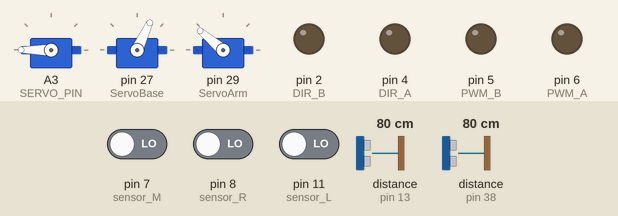
Recording of a sketch running on a simulated Arduino Mega 2560, built with avr-gcc and run on an emulated ATmega2560. Parts: 3 × servo, output pins drawn as LEDs (lit = HIGH). The test bench sets the inputs (shaded band); at power-on: pin 8 (sensor_R) LOW, distance to the obstacle (sensors on pin 13, pin 38) 80 cm, pin 11 (sensor_L) LOW, pin 7 (sensor_M) LOW. The echo pulse lasts 58.3 µs per cm; pins used as bus, display or sensor lines are not drawn; what the sketch prints to the serial monitor is not drawn.

Above: at 9.5 s.
9.6 s: pin 8 (sensor_R) driven HIGH
At 16.5 s:
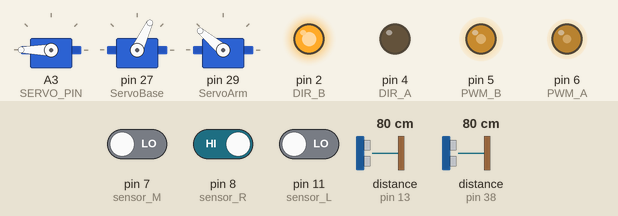
18.3 s: distance to the obstacle (sensor on pin 13) set to 14 cm
26.7 s: distance to the obstacle (sensor on pin 13) set to 11 cm
At 28.0 s:
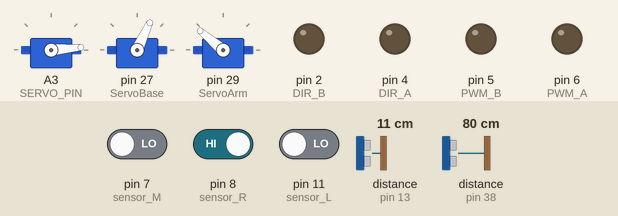
40.6 s: pin 11 (sensor_L) driven HIGH
54.6 s: pin 8 (sensor_R) driven LOW
At 55.1 s:
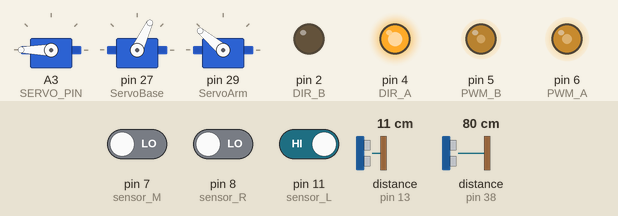
Timing chart, 0 to 57.6 s (numbered marks = the images above; inputs shaded):
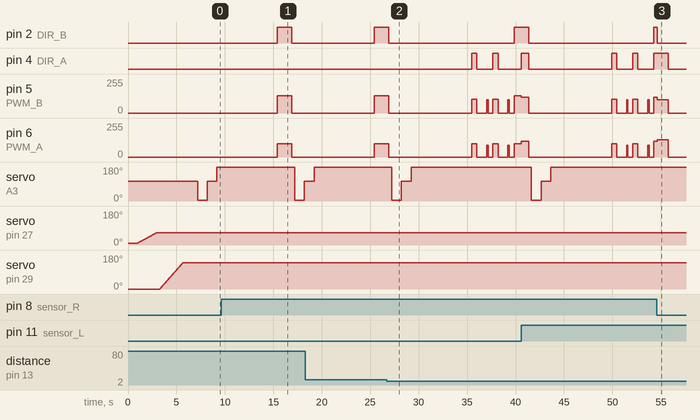

Measured:
- the behaviour switches between 13 and 12 cm on distance to the obstacle (sensor on pin 13) (found by bisection; images 1 and 2)
- after the input at 9.6 s, pin 4 (DIR_A): stays LOW (without the input it goes to HIGH after 5.8 s)
- after the input at 26.7 s, pin 4 (DIR_A): alternates HIGH for 0.53 s and LOW for 1.7 s, starting after 8.8 s; servo on A3 (SERVO_PIN): goes on until 29.2 s, then stays 180°
- after the input at 54.6 s, pin 2 (DIR_B): HIGH → LOW after 0.01 s instead of 1.2 s; pin 5 (PWM_B): 120/255 → 100/255 at once, → 0/255 1.2 s later; pin 6 (PWM_A): 120/255 → 130/255 at once, → 0/255 1.2 s later

The sketch:

VF_CodeV4_CLEANED_V2.ino
```cpp
/*#include <Servo.h>
Servo ServoBase;
Servo ServoArm;


int angleBase = 10;  // Angle actuel de ServoBase
int angleArm = 0;   // Angle actuel de ServoArm

// Déplacement fluide d’un servo (utilisé pour les 2 servos)
void moveServo(Servo &servo, int &angleActuel, int angleFinal, int dureeMs) {
  int nombreDePas = abs(angleFinal - angleActuel);
  if (nombreDePas == 0) return;


  int delaiParPas = dureeMs / nombreDePas;
  int direction = (angleFinal > angleActuel) ? 1 : -1;


  for (int i = 0; i < nombreDePas; i++) {
    angleActuel += direction;
    servo.write(angleActuel);
    delay(delaiParPas);
  }
}


// Pour le servo de base
void DeployBase() {
  moveServo(ServoBase, angleBase, 65, 2000);
}


void HideBase() {
  moveServo(ServoBase, angleBase, 0, 2000);
}


// Pour le servo du bras
void DeployArm() {
  moveServo(ServoArm, angleArm, 140, 2500);
}


void HideArm() {
  moveServo(ServoArm, angleArm, 0, 2500);
}


void setup() {
  ServoBase.attach(27); // Signal du servo base sur D27
  ServoArm.attach(29);  // Signal du servo bras sur D29


  ServoBase.write(angleBase);
  ServoArm.write(angleArm);

  delay(500);

  DeployBase();
  delay(300);
  DeployArm();
  delay(500); // Laisse le bras stabilisé avant de lancer la suite
}


void loop() {
}
*/

#include <Servo.h>

// === Définition des pins ===
#define SERVO_PIN A3
#define TRIG_AVANT 12
#define ECHO_AVANT 13
#define TRIG_ARRIERE 39
#define ECHO_ARRIERE 38

// === Définition des ServoMoteur===
Servo monServo;

Servo ServoBase;
Servo ServoArm;

int angleBase = 10;  // Angle actuel de ServoBase
int angleArm = 0;   // Angle actuel de ServoArm

// === Définition des capteurs et directions ===
int etat[4] = { 0, 0, 0, 0 };  // état global : [devant, droite, arrière, gauche]

int stateDroite = 0;
int stateGauche = 0;
int stateDevant = 0;
int stateArriere = 0;
long distDroite = 0;
long distDevant = 0;
long distGauche = 0;
long distArriere = 0;

// === Variable Chaine X ===
int accel_x = 0;
int accel_y = 0;
int Esc = 0;

// === Tag et Drapeau ===
float lastPredictionTag = 0.0;
bool predictionReceived = false;

// === Définition des broches moteur ===
const int DIR_B = 2;  // Direction moteur gauche
const int PWM_B = 5;  // PWM moteur gauche
const int DIR_A = 4;  // Direction moteur droite
const int PWM_A = 6;  // PWM moteur droite


// === Capteurs ligne ===
int sensor_L = 11;
int sensor_M = 7;
int sensor_R = 8;
int L_val, M_val, R_val;

// === TempoRecentrage ===
int TempoRecentrage = 150;

// === Définir le type Direction ===
enum Direction { UP,
                 RIGHT,
                 DOWN,
                 LEFT };
Direction priorites[4] = { UP, RIGHT, DOWN, LEFT };

// === Prototypes des fonctions ===
void toutDroit(int duree = 1500);
void tournerDroite90(int vitesseG = 90, int vitesseD = 95, int duree = 430);
void tournerGauche90(int vitesseD = 100, int vitesseG = 105, int duree = 525);
void demiTour180();
void arreter();
void correctionSuiviLigne();
void appliquerDeplacement(Direction dir);
void executerMouvement(Direction finale);

// Déplacement fluide d’un servo (utilisé pour les 2 servos)
void moveServo(Servo &servo, int &angleActuel, int angleFinal, int dureeMs) {
  int nombreDePas = abs(angleFinal - angleActuel);
  if (nombreDePas == 0) return;


  int delaiParPas = dureeMs / nombreDePas;
  int direction = (angleFinal > angleActuel) ? 1 : -1;


  for (int i = 0; i < nombreDePas; i++) {
    angleActuel += direction;
    servo.write(angleActuel);
    delay(delaiParPas);
  }
}


// Pour le servo de base
void DeployBase() {
  moveServo(ServoBase, angleBase, 65, 2000);
}


void HideBase() {
  moveServo(ServoBase, angleBase, 0, 2000);
}


// Pour le servo du bras
void DeployArm() {
  moveServo(ServoArm, angleArm, 140, 2500);
}


void HideArm() {
  moveServo(ServoArm, angleArm, 0, 2500);
}

void initialiserBras() {
  ServoBase.attach(27); // Signal du servo base sur D27
  ServoArm.attach(29);  // Signal du servo bras sur D29

  ServoBase.write(angleBase);
  ServoArm.write(angleArm);
  delay(500);

  DeployBase();
  delay(300);
  DeployArm();
  delay(500); // Laisse le bras stabilisé avant de lancer la suite
}

// === Fonctions utilitaires ===
String directionToString(Direction dir) {
  switch (dir) {
    case UP: return "UP";
    case RIGHT: return "RIGHT";
    case DOWN: return "DOWN";
    case LEFT: return "LEFT";
    default: return "UNKNOWN";
  }
}

Direction convertirSortieIA(float val) {
  if (val == 0.0) return UP;
  else if (val == 0.25) return RIGHT;
  else if (val == 0.5) return DOWN;
  else if (val == 0.75) return LEFT;
  else return UP;  // fallback
}

Direction filtrerPrediction(Direction prediction, int etat[]) {
  if (etat[prediction] == 0) {
    return prediction;
  }
  Serial.print("❌ Direction IA bloquée : ");
  Serial.println(directionToString(prediction));

  for (int i = 0; i < 4; i++) {
    Direction alt = priorites[i];
    if (etat[alt] == 0) {
      Serial.print("⚠️ Direction alternative : ");
      Serial.println(directionToString(alt));
      return alt;
    }
  }
  Serial.println("❌ Aucune direction libre !");
  return prediction;
}

void executerMouvement(Direction finale) {
  Serial.println("🚀 Exécution du déplacement...");

  switch (finale) {
    case UP:
      Serial.println("🟢 Avancer tout droit !");
      toutDroit();
      break;

    case RIGHT:
      Serial.println("🟡 Tourner à DROITE + Avancer !");
      tournerDroite90();
      delay(500);
      toutDroit();
      break;

    case DOWN:
      Serial.println("🔴 Demi-tour (180°) + Avancer !");
      demiTour180();
      delay(500);
      toutDroit();
      break;

    case LEFT:
      Serial.println("🔵 Tourner à GAUCHE + Avancer !");
      tournerGauche90();
      delay(500);
      toutDroit();
      break;
  }
}


void appliquerDeplacement(Direction dir) {
  switch (dir) {
    case UP:
      accel_y = -1;
      accel_x = 0;
      break;
    case DOWN:
      accel_y = 1;
      accel_x = 0;
      break;
    case RIGHT:
      accel_x = 1;
      accel_y = 0;
      break;
    case LEFT:
      accel_x = -1;
      accel_y = 0;
      break;
  }
}

void toutDroit(int duree = 1500) {
  unsigned long debut = millis();
  unsigned long dernierCorrection = 0;
  const unsigned long intervalCorrection = 20;

  while (millis() - debut < duree) {
    if (millis() - dernierCorrection >= intervalCorrection) {
      correctionSuiviLigne();
      dernierCorrection = millis();
    }
  }

  arreter();
}


void tournerDroite90(int vitesseG = 90, int vitesseD = 95, int duree = 430) {
  delay(100);
  digitalWrite(DIR_B, HIGH);
  analogWrite(PWM_B, vitesseG);
  digitalWrite(DIR_A, LOW);
  analogWrite(PWM_A, vitesseD);
  delay(duree);
  arreter();
  delay(700);
  digitalWrite(DIR_B, LOW);
  analogWrite(PWM_B, 90);
  digitalWrite(DIR_A, LOW);
  analogWrite(PWM_A, 85);
  delay(TempoRecentrage);
  arreter();
}

void tournerGauche90(int vitesseD = 100, int vitesseG = 105, int duree = 525) {
  digitalWrite(DIR_B, LOW);
  analogWrite(PWM_B, vitesseG);
  digitalWrite(DIR_A, HIGH);
  analogWrite(PWM_A, vitesseD);
  delay(duree);
  arreter();
  delay(1000);
  digitalWrite(DIR_B, LOW);
  analogWrite(PWM_B, 100);
  digitalWrite(DIR_A, LOW);
  analogWrite(PWM_A, 90);
  delay(TempoRecentrage);
  arreter();
}

void demiTour180() {
  tournerGauche90();
  delay(500);
  tournerGauche90();
}

void arreter() {
  digitalWrite(DIR_B, LOW);
  analogWrite(PWM_B, 0);
  digitalWrite(DIR_A, LOW);
  analogWrite(PWM_A, 0);
}

void correctionSuiviLigne() {
  L_val = digitalRead(sensor_L);
  M_val = digitalRead(sensor_M);
  R_val = digitalRead(sensor_R);

  if (L_val == 1 && R_val == 0) {
    digitalWrite(DIR_B, LOW);
    analogWrite(PWM_B, 100);
    digitalWrite(DIR_A, HIGH);
    analogWrite(PWM_A, 130);
  } else if (L_val == 0 && R_val == 1) {
    digitalWrite(DIR_B, HIGH);
    analogWrite(PWM_B, 130);
    digitalWrite(DIR_A, LOW);
    analogWrite(PWM_A, 100);
  } else {
    digitalWrite(DIR_B, HIGH);
    analogWrite(PWM_B, 120);
    digitalWrite(DIR_A, HIGH);
    analogWrite(PWM_A, 120);
  }
}

void attendreTagIA() {
  unsigned long timeout = millis() + 5000;
  while (millis() < timeout) {
    if (Serial1.available()) {
      String messageESP = Serial1.readStringUntil('\n');
      if (messageESP.startsWith("TAG:")) {
        lastPredictionTag = messageESP.substring(4).toFloat();
        return;
      }
    }
  }
}

void envoyerMatriceVersESP() {
  String State_Brut = "{" + String(accel_x) + "," + String(accel_y) + "," + String(Esc) + "," + String(stateDevant) + "," + String(stateArriere) + "," + String(stateDroite) + "," + String(stateGauche) + "}";
  Serial1.println(State_Brut);
}
long lireDistance(int trigPin, int echoPin) {
  digitalWrite(trigPin, LOW);
  delayMicroseconds(2);
  digitalWrite(trigPin, HIGH);
  delayMicroseconds(10);
  digitalWrite(trigPin, LOW);

  long duree = pulseIn(echoPin, HIGH, 20000);  // timeout 20 ms
  long distance = duree * 0.034 / 2;

  return distance;
}

void GenerateMatriceEntry() {
  monServo.write(5);
  delay(600);
  distDroite = lireDistance(TRIG_AVANT, ECHO_AVANT);
  stateDroite = (distDroite < 16) ? 1 : 0;
  delay(400);
  monServo.write(105);
  delay(600);
  distDevant = lireDistance(TRIG_AVANT, ECHO_AVANT);
  stateDevant = (distDevant < 12) ? 1 : 0;
  delay(400);
  monServo.write(180);
  delay(600);
  distGauche = lireDistance(TRIG_AVANT, ECHO_AVANT);
  stateGauche = (distGauche < 15) ? 1 : 0;
  delay(400);
  distArriere = lireDistance(TRIG_ARRIERE, ECHO_ARRIERE);
  stateArriere = (distArriere < 15) ? 1 : 0;
  delay(200);

  etat[0] = stateDevant;
  etat[1] = stateDroite;
  etat[2] = stateArriere;
  etat[3] = stateGauche;

  //envoyerMatriceVersESP();
}

/*void executerCycleIA() {
  for (int i = 0; i < 4; i++) {
    Serial.print("\n🔁 [Itération ");
    Serial.print(i + 1);
    Serial.println(" / 4]");

    GenerateMatriceEntry();
    attendreTagIA();
    Direction prediction = convertirSortieIA(lastPredictionTag);
    Direction finale = filtrerPrediction(prediction, etat);
    appliquerDeplacement(finale);
    executerMouvement(finale);
    delay(500);
  }
}*/

void executerCycleIA() {
  for (int i = 0; i < 4; i++) {
    Serial.print("\n🔁 [Itération ");
    Serial.print(i + 1);
    Serial.println(" / 4]");

    // Étape 1 : capter l’état (avant mouvement)
    GenerateMatriceEntry();               // Capteurs => état X
    envoyerMatriceVersESP();              // Envoi vers ESP

    // Étape 2 : attendre la prédiction
    attendreTagIA();                      // Attente du tag

    // Étape 3 : interpréter & appliquer la prédiction
    Direction prediction = convertirSortieIA(lastPredictionTag);
    Direction finale = filtrerPrediction(prediction, etat);
    appliquerDeplacement(finale);
    executerMouvement(finale);

    // Attendre avant prochaine boucle
    delay(300);
  }
}
void setup() {
  Serial.begin(9600);
  Serial1.begin(9600);
  pinMode(DIR_B, OUTPUT);
  pinMode(PWM_B, OUTPUT);
  pinMode(DIR_A, OUTPUT);
  pinMode(PWM_A, OUTPUT);
  pinMode(sensor_L, INPUT);
  pinMode(sensor_M, INPUT);
  pinMode(sensor_R, INPUT);
  pinMode(TRIG_AVANT, OUTPUT);
  pinMode(ECHO_AVANT, INPUT);
  pinMode(TRIG_ARRIERE, OUTPUT);
  pinMode(ECHO_ARRIERE, INPUT);
  monServo.attach(SERVO_PIN);
  monServo.write(105);
  delay(500);

  initialiserBras();
  delay(1000);

  executerCycleIA();
  while (true); // 🛑 boucle infinie à la fin de setup(), bien placée

}


void loop() {}
```
